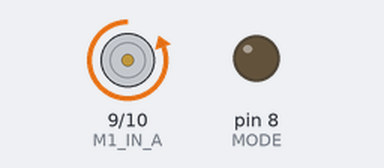
This sketch was run on a simulated Arduino Uno, built with avr-gcc and run on an emulated ATmega328P. On the bench: motor-driver pin pairs drawn as motors (green arrow = first pin HIGH = forward, orange = second pin HIGH = backward, longer = more drive), output pins drawn as LEDs (lit = HIGH).

Above: at 0.5 s.
Timing chart, 0 to 4.6 s (numbered marks = the images above):
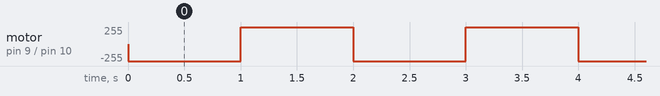

The sketch:

9_2_1.ino
```cpp
const int MODE = 8; //GP8
const int M1_IN_A = 9; //GP9
const int M1_IN_B = 10; //GP10

int t = 0;

void setup() {
  // put your setup code here, to run once:
  pinMode(MODE, OUTPUT);
  pinMode(M1_IN_A, OUTPUT);
  pinMode(M1_IN_B, OUTPUT);
  digitalWrite(MODE, LOW);
}

void loop() {
  // put your main code here, to run repeatedly:
  t = (t+1)%2;

  if(t==0){
    digitalWrite(M1_IN_A, HIGH);
    digitalWrite(M1_IN_B, LOW);
  } else {
    digitalWrite(M1_IN_A, LOW);
    digitalWrite(M1_IN_B, HIGH);
  }
  delay(1000);
}
```

Measured:
- by itself, motor on pin 9 (M1_IN_A) / pin 10 (M1_IN_B): alternates forward 255/255 for 1.0 s and backward 255/255 for 1.0 s
